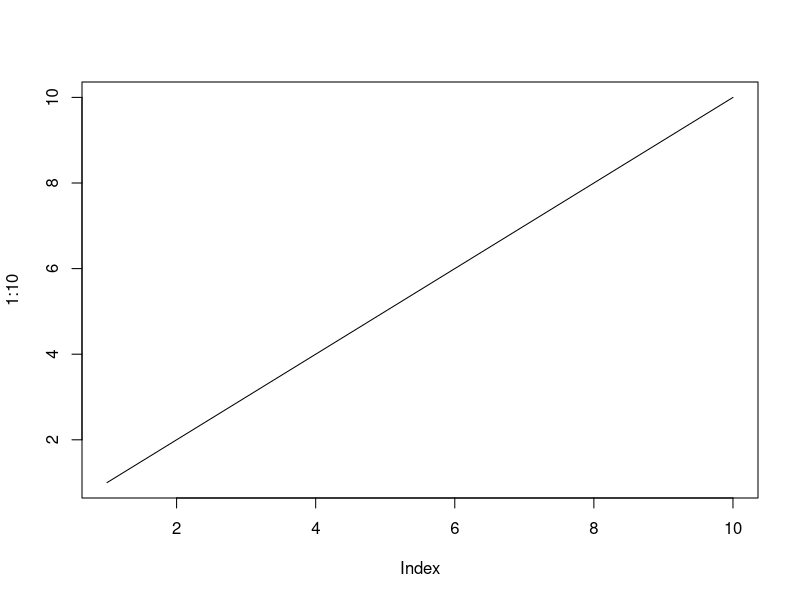
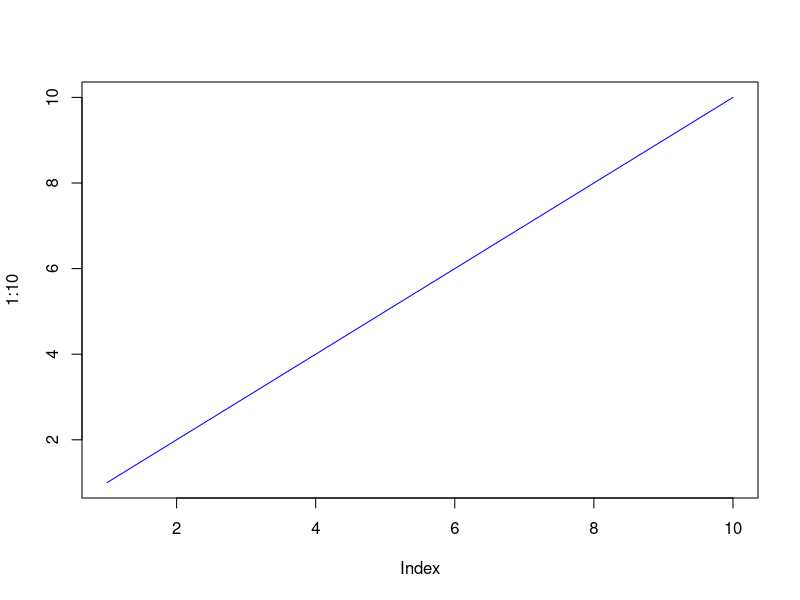
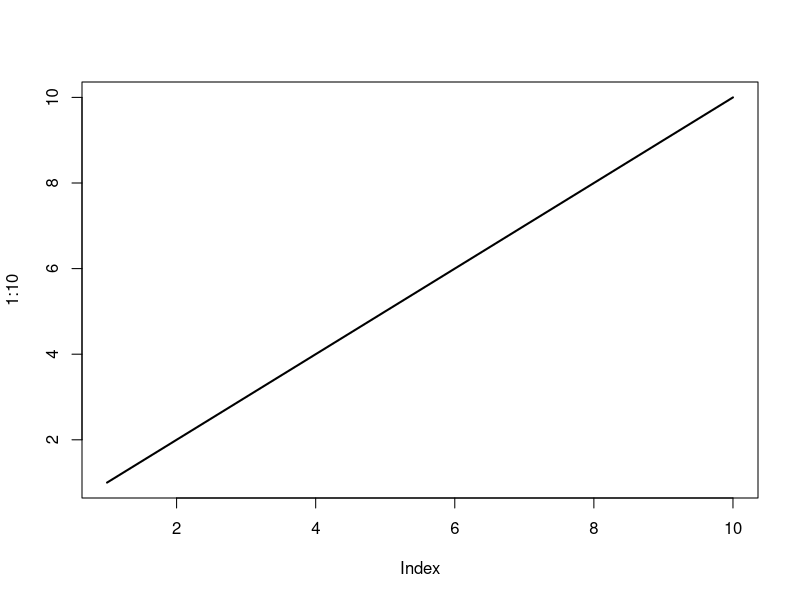
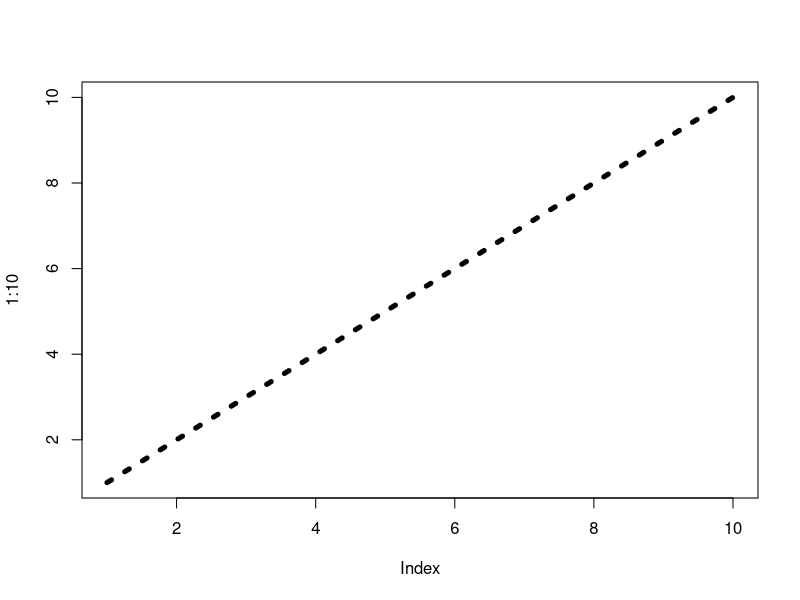
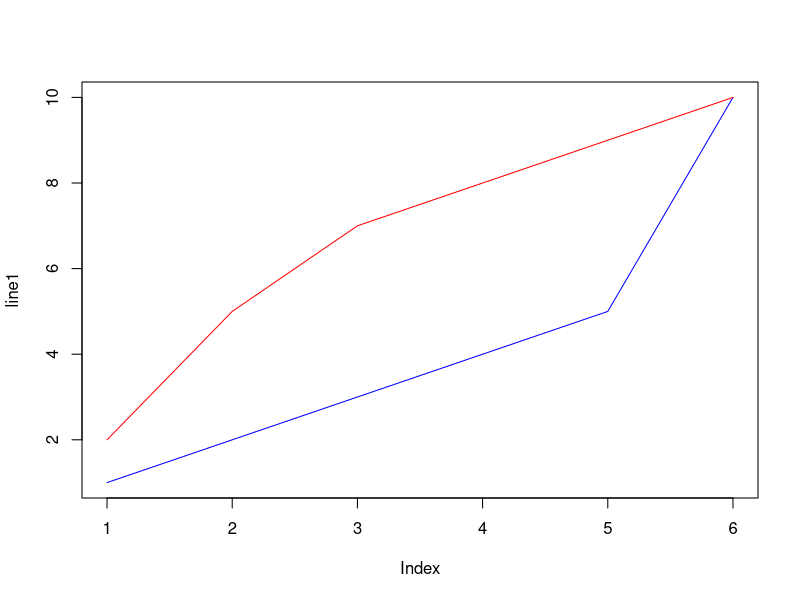

Write R code to recreate these figures, in order.
# Code by @AmirMotefaker

# R Line


# Line Graphs
# A line graph has a line that connects all the points in a diagram.
#To create a line, use the plot() function and add the type parameter with a value of "l"
plot(1:10, type="l")



# Line Color
# The line color is black by default. To change the color, use the col parameter
plot(1:10, type="l", col="blue")



# Line Width
# To change the width of the line, use the lwd parameter (1 is default, while 0.5 means 50% smaller, and 2 means 100% larger)
plot(1:10, type="l", lwd=2)



# Line Styles
# The line is solid by default. Use the lty parameter with a value from 0 to 6 to specify the line format.
# For example, lty=3 will display a dotted line instead of a solid line
plot(1:10, type="l", lwd=5, lty=3)



# Multiple Lines
# To display more than one line in a graph, use the plot() function together with the lines() function
line1 <- c(1,2,3,4,5,10)
line2 <- c(2,5,7,8,9,10)

plot(line1, type = "l", col = "blue")
lines(line2, type="l", col = "red")
